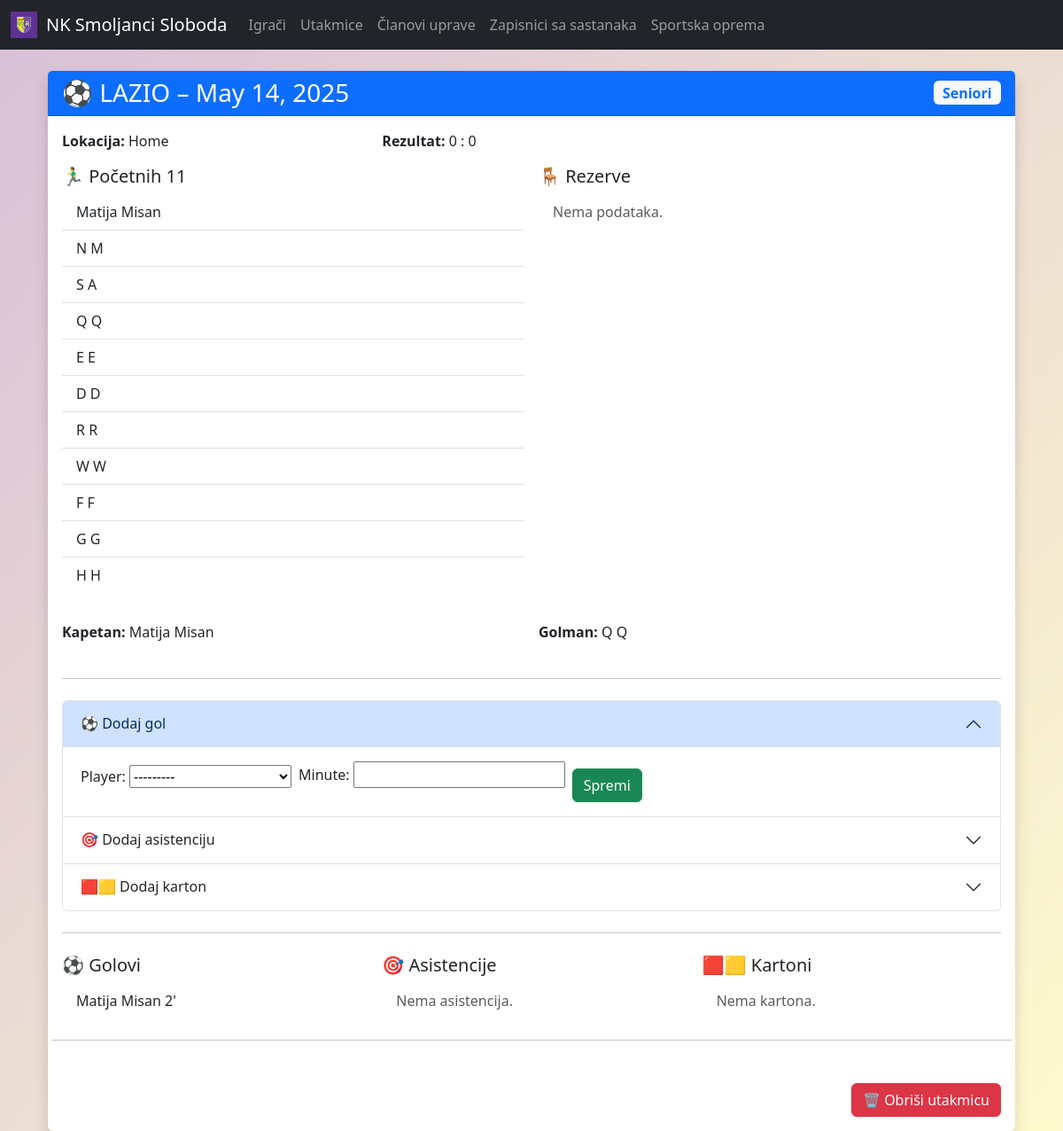
The app's page /matches/1/, older data.
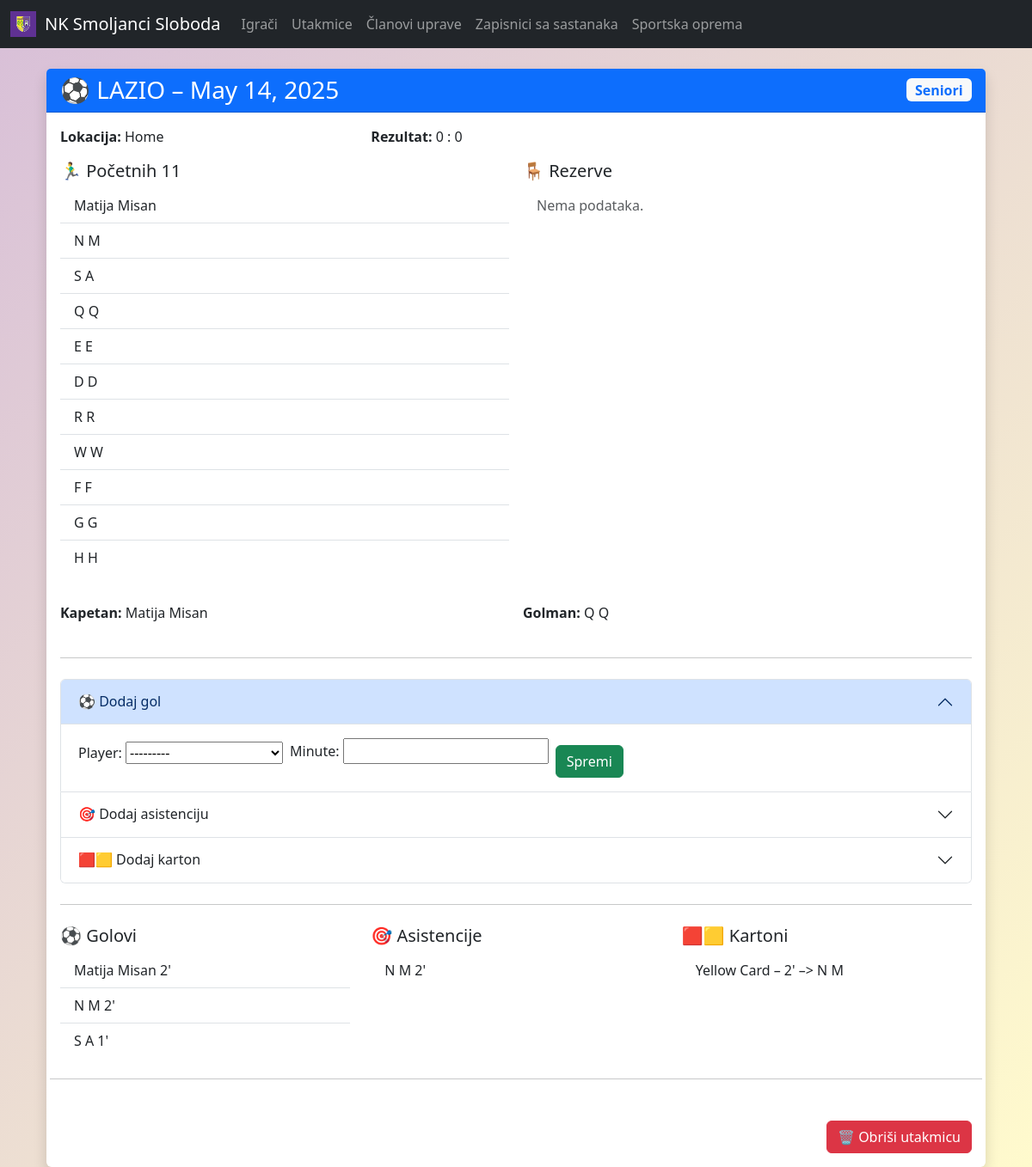
The same page, newer data.
### main/models.py (models this page shows, shortened)
class Match(models.Model):
    HOME_AWAY = [("H", "Home"), ("A", "Away")]
    date = models.DateField()
    home_or_away = models.CharField(max_length=1, choices=HOME_AWAY)
    opponent = models.CharField(max_length=100)
    home_score = models.PositiveIntegerField(default=0)
    away_score = models.PositiveIntegerField(default=0)
    category = models.CharField(max_length=3, choices=CATEGORIES)
    starting_players = models.ManyToManyField(Player, related_name="starts")
    bench_players = models.ManyToManyField(Player, related_name="bench", blank=True)
    captain = models.ForeignKey(Player, on_delete=models.SET_NULL, null=True, related_name="captain_matches")
    goalkeeper = models.ForeignKey(Player, on_delete=models.SET_NULL, null=True, related_name="goalkeeper_matches")

class Player(models.Model):
    first_name = models.CharField(max_length=50)
    last_name = models.CharField(max_length=50)
    date_of_birth = models.DateField()
    position = models.CharField(max_length=2, choices=POSITIONS)
    category = models.CharField(max_length=3, choices=CATEGORIES, null=True, blank=True)
    goals = models.PositiveIntegerField(default=0)
    assists = models.PositiveIntegerField(default=0)
    yellow_cards = models.PositiveIntegerField(default=0)
    red_cards = models.PositiveIntegerField(default=0)
    appearances = models.PositiveIntegerField(default=0)
    def __str__(self):
        return f"{self.first_name} {self.last_name}"

class Goal(models.Model):
    match = models.ForeignKey(Match, on_delete=models.CASCADE, related_name='goals')
    player = models.ForeignKey(Player, on_delete=models.CASCADE, related_name='goals_scored')
    minute = models.PositiveIntegerField()

class Assist(models.Model):
    match = models.ForeignKey(Match, on_delete=models.CASCADE, related_name='assists')
    player = models.ForeignKey(Player, on_delete=models.CASCADE, related_name='assists_made')
    minute = models.PositiveIntegerField()

class Card(models.Model):
    match = models.ForeignKey(Match, on_delete=models.CASCADE, related_name='cards')
    player = models.ForeignKey(Player, on_delete=models.CASCADE, related_name='cards_received')
    card_type = models.CharField(max_length=1, choices=CARD_TYPES)
    minute = models.PositiveIntegerField()

### main/views.py (the view)
# urls.py: path("matches/<int:pk>/", views.match_detail, name="match_detail"),
def match_detail(request, pk):
    match = get_object_or_404(Match, pk=pk)
    events = MatchEvent.objects.filter(match=match).order_by('minute')
    if request.method == "POST":
        form = MatchEventForm(request.POST)
        if form.is_valid():
            event = form.save(commit=False)
            event.match = match
            event.save()
            return redirect("main:match_detail", pk=pk)
    else:
        form = MatchEventForm()
        form.fields['player'].queryset = match.starting_players.all() | match.bench_players.all()
    return render(request, "main/matches/match_detail.html", {"match": match, "events": events, "form": form, 'goal_form': GoalForm(),
    'assist_form': AssistForm(),
    'card_form': CardForm(),})

### main/forms.py
class MatchEventForm(forms.ModelForm):
    class Meta:
        model = MatchEvent
        fields = ['player', 'minute', 'event_type']

class GoalForm(forms.ModelForm):
    class Meta:
        model = Goal
        fields = ['player', 'minute']
        widgets = {
            'minute': forms.NumberInput(attrs={'min': 0}),
        }

### templates/main/matches/match_detail.html (shortened to what this page needs)
{% extends 'main/base.html' %} {% block title %}Detalji utakmice{% endblock %}
{% block content %}
<div class="container my-4">
  <div class="card shadow border-0">
    <div
      class="card-header bg-primary text-white d-flex justify-content-between align-items-center"
    >
      <h3 class="mb-0">⚽ {{ match.opponent }} – {{ match.date }}</h3>
      <span class="badge bg-light text-primary fs-6"
        >{{ match.get_category_display }}</span
      >
    </div>
    <div class="card-body">
      <div class="row mb-3">
        <div class="col-md-4">
          <strong>Lokacija:</strong> {{ match.get_home_or_away_display }}
        </div>
        <div class="col-md-4">
          <strong>Rezultat:</strong> {{ match.home_score }} :
          {{match.away_score}}
        </div>
      </div>
      <div class="row g-3">
        <div class="col-md-6">
          <h5>🏃‍♂️ Početnih 11</h5>
          <ul class="list-group list-group-flush mb-3">
            {% for player in match.starting_players.all %}
            <li class="list-group-item">
              {{ player.first_name }} {{ player.last_name }}
            </li>
            {% empty %}
            <li class="list-group-item text-muted">Nema podataka.</li>
            {% endfor %}
          </ul>
        </div>
        <div class="col-md-6">
          <h5>🪑 Rezerve</h5>
          <ul class="list-group list-group-flush mb-3">
            {% for player in match.bench_players.all %}
            <li class="list-group-item">
              {{ player.first_name }} {{ player.last_name }}
            </li>
            {% empty %}
            <li class="list-group-item text-muted">Nema podataka.</li>
            {% endfor %}
          </ul>
        </div>
        <div class="col-md-6">
          <p>
            <strong>Kapetan:</strong> {{ match.captain.first_name }}
            {{match.captain.last_name }}
          </p>
        </div>
        <div class="col-md-6">
          <p>
            <strong>Golman:</strong> {{ match.goalkeeper.first_name }}
            {{match.goalkeeper.last_name }}
          </p>
        </div>
      </div>
      <hr class="my-4" />
      <div class="accordion" id="actionsAccordion">
        <div class="accordion-item">
          <h2 class="accordion-header" id="headingGoals">
            <button
              class="accordion-button"
              type="button"
              data-bs-toggle="collapse"
              data-bs-target="#collapseGoals"
              aria-expanded="true"
              aria-controls="collapseGoals"
            >
              ⚽ Dodaj gol
            </button>
          </h2>
          <div
            id="collapseGoals"
            class="accordion-collapse collapse show"
            aria-labelledby="headingGoals"
            data-bs-parent="#actionsAccordion"
          >
            <div class="accordion-body">
              <form
                method="post"
                action="{% url 'main:add_goal' match.id %}"
                class="d-flex flex-wrap gap-2 align-items-end"
              >
                {% csrf_token %} {{ goal_form.as_p }}
                <button type="submit" class="btn btn-success">Spremi</button>
              </form>
            </div>
          </div>
        </div>
        <div class="accordion-item">
          <h2 class="accordion-header" id="headingAssists">
            <button
              class="accordion-button collapsed"
              type="button"
              data-bs-toggle="collapse"
              data-bs-target="#collapseAssists"
              aria-expanded="false"
              aria-controls="collapseAssists"
            >
              🎯 Dodaj asistenciju
            </button>
          </h2>
        </div>
        <div class="accordion-item">
          <h2 class="accordion-header" id="headingCards">
            <button
              class="accordion-button collapsed"
              type="button"
              data-bs-toggle="collapse"
              data-bs-target="#collapseCards"
              aria-expanded="false"
              aria-controls="collapseCards"
            >
              🟥🟨 Dodaj karton
            </button>
          </h2>
        </div>
      </div>
      <hr class="my-4" />
      <div class="row g-4">
        <div class="col-md-4">
          <h5>⚽ Golovi</h5>
          <ul class="list-group list-group-flush">
            {% for goal in match.goals.all %}
            <li class="list-group-item">
              {{ goal.player.first_name }} {{ goal.player.last_name }}
              {{goal.minute }}'
            </li>
            {% empty %}
            <li class="list-group-item text-muted">Nema golova.</li>
            {% endfor %}
          </ul>
        </div>
        <div class="col-md-4">
          <h5>🎯 Asistencije</h5>
          <ul class="list-group list-group-flush">
            {% for assist in match.assists.all %}
            <li class="list-group-item">
              {{ assist.player.first_name }} {{ assist.player.last_name }}
              {{assist.minute }}'
            </li>
            {% empty %}
            <li class="list-group-item text-muted">Nema asistencija.</li>
            {% endfor %}
          </ul>
        </div>
        <div class="col-md-4">
          <h5>🟥🟨 Kartoni</h5>
          <ul class="list-group list-group-flush">
            {% for card in match.cards.all %}
            <li class="list-group-item">
              {{ card.get_card_type_display }} – {{ card.minute }}' –>
              {{card.player.first_name }} {{ card.player.last_name }}
            </li>
            {% empty %}
            <li class="list-group-item text-muted">Nema kartona.</li>
            {% endfor %}
          </ul>
        </div>
        <hr class="my-4" />
        <div class="d-flex justify-content-end">
          <a
            href="{% url 'main:match_delete' match.id %}"
            class="btn btn-danger"
          >
            🗑️ Obriši utakmicu
          </a>
        </div>
      </div>
    </div>
  </div>
</div>
{% endblock %}

### templates/main/base.html (shortened to what this page needs)
{% load static %}
<!DOCTYPE html>
<html lang="hr">
  <head>
    <link
      href="https://cdn.jsdelivr.net/npm/bootstrap@5.3.3/dist/css/bootstrap.min.css"
      rel="stylesheet"
    />
  </head>
  <body>
    <nav class="navbar navbar-expand-lg navbar-dark bg-dark mb-4">
      <div class="container-fluid">
        <a
          class="navbar-brand d-flex align-items-center"
          href="{% url 'main:index' %}"
        >
          <img
            src="{% static 'images/nkss_logo.png' %}"
            alt="Logo"
            style="height: 30px; width: auto; margin-right: 10px"
          />
          NK Smoljanci Sloboda
        </a>
        <div class="collapse navbar-collapse" id="navbarNav">
          <ul class="navbar-nav me-auto">
            <li class="nav-item">
              <a class="nav-link" href="{% url 'main:player_list' %}">Igrači</a>
            </li>
            <li class="nav-item">
              <a class="nav-link" href="{% url 'main:match_list' %}"
                >Utakmice</a
              >
            </li>
            <li class="nav-item">
              <a class="nav-link" href="{% url 'main:staffmember-list' %}"
                >Članovi uprave</a
              >
            </li>
            <li class="nav-item">
              <a class="nav-link" href="{% url 'main:meeting-list' %}"
                >Zapisnici sa sastanaka</a
              >
            </li>
            <li class="nav-item">
              <a class="nav-link" href="{% url 'main:equipment-list' %}"
                >Sportska oprema</a
              >
            </li>
          </ul>
        </div>
      </div>
    </nav>
    <div class="container">{% block content %}{% endblock %}</div>
  </body>
</html>

### templates/main/base.html (style rules this page uses)
html, body { height: 100%; margin: 0; background: linear-gradient(135deg, #d8bfd8, #fffacd); background-repeat: no-repeat; background-size: cover; background-attachment: fixed; font-family: "Segoe UI", Tahoma, Geneva, Verdana, sans-serif; color: #003366; }

Row changes from the older to the newer data that the page shows:
added Goal: player.first_name "N", player.last_name "M", minute "2"
added Goal: player.first_name "S", player.last_name "A", minute "1"
added Assist: player.first_name "N", player.last_name "M", minute "2"
added Card: card_type "Yellow Card", minute "2", player.first_name "N", player.last_name "M"
Text that changed along with them:
text no longer shown: "Nema asistencija. Nema kartona."
